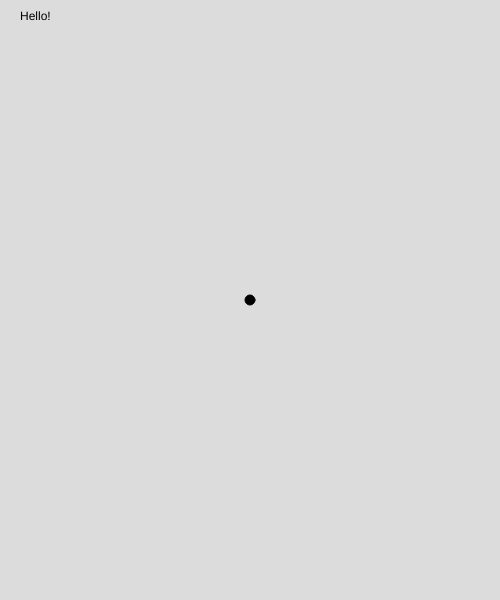
Frame 1 (no input)
Frame 60 (no input): identical to frame 1, image omitted
Frame 120 (the mouse pressed at the canvas centre since frame 60): identical to frame 1, image omitted

The p5.js sketch that drew this single still picture (run headless with seeded random() and noise() and a simulated clock; from frame 60 on, the mouse is pressed at the canvas centre):

// p5.js sketch
// ── sketch.js
function setup() {
  createCanvas(500, 600);
  background(220);
}

function draw() {
  // Background
  background(220);
  // Additional draw() code
  fill(0);
  text("Hello!", 20, 20);
  ellipse(250, 300, 10);
}

function mousePressed() {
  console.log("You clicked the mouse!");
}
// ── spicy_practice.js
// Intro to Code with p5.js: Variables and Random
// Use this file to complete the "Spicy Practice": Follow a lot of our procedures from this lesson, but instead of focusing on randomness, try making an emoji stamp that appears each time you click..


function setup(){
  createCanvas(800, 600);
  
}

function draw(){
  background(220);

  
}
